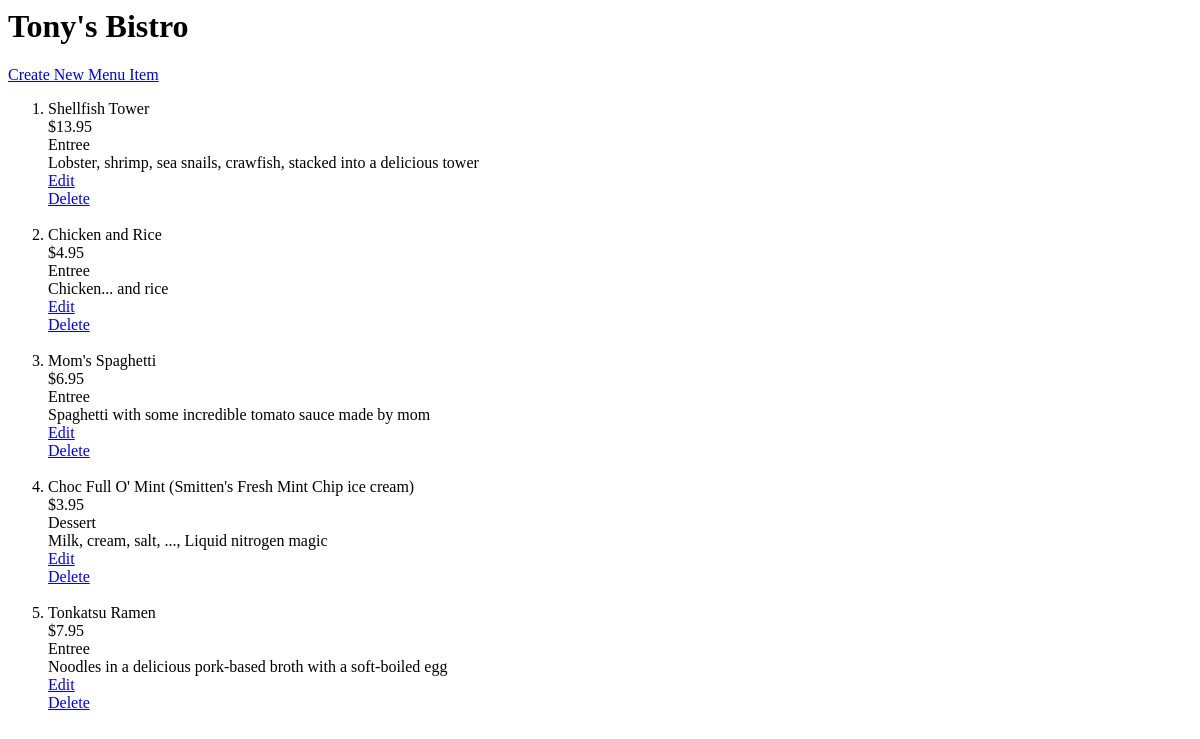
The page /restaurant/6/ on the database as committed earlier.
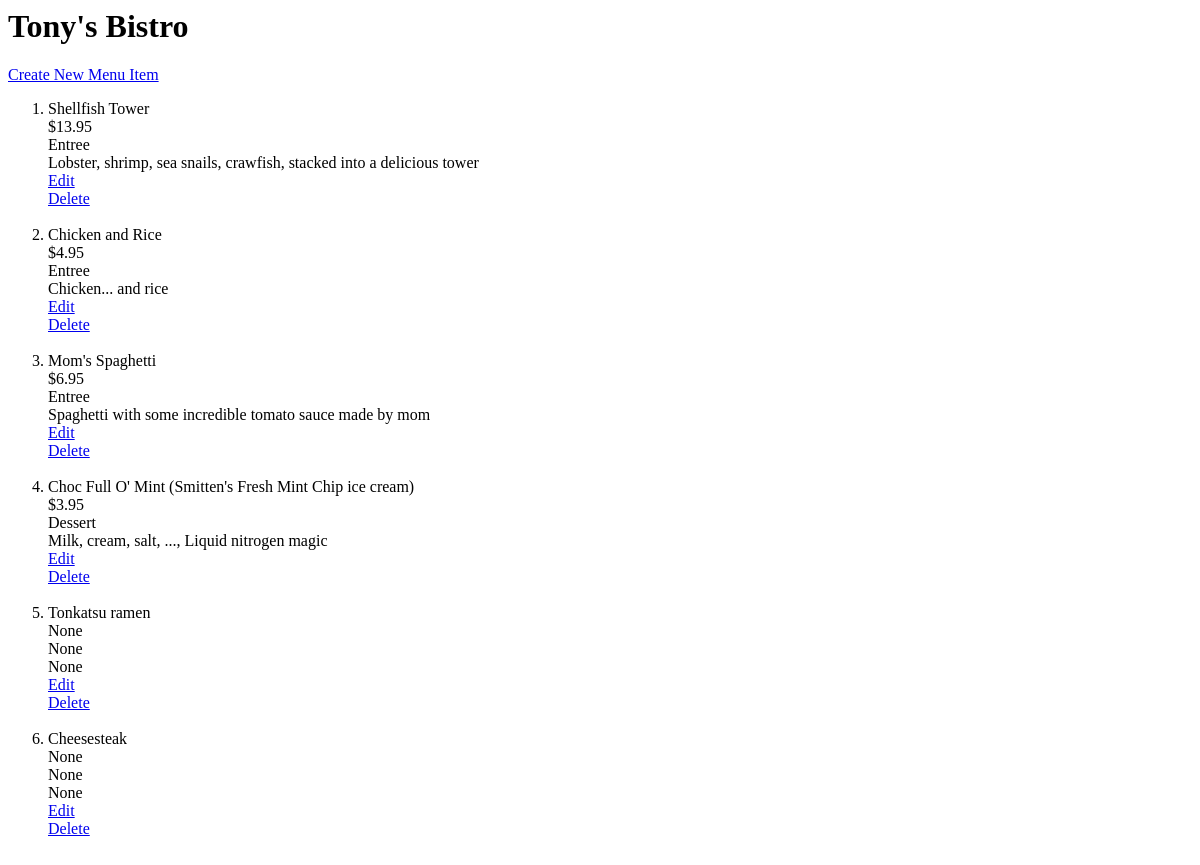
The same page on the database as committed later.
### database_setup.py (models this page shows, shortened)
class Restaurant(Base):
	__tablename__ = 'restaurant'
	id = Column(Integer, primary_key=True)
	name = Column(String(250), nullable=False)

class MenuItem(Base):
	__tablename__ = 'menu_item'
	name = Column(String(80), nullable = False)
	id = Column(Integer, primary_key = True)
	description = Column(String(250))
	price = Column(String(8))
	course = Column(String(250))
	restaurant_id = Column(Integer, ForeignKey('restaurant.id'))
	restaurant = relationship(Restaurant)

### base.py (the view)
@app.route('/restaurant/<int:restaurant_id>/')
def restaurantMenu(restaurant_id):
	restaurant = session.query(Restaurant).filter_by(id = restaurant_id).one()
	items = session.query(MenuItem).filter_by(restaurant_id=restaurant.id)
	return render_template('menu.html', restaurant=restaurant, items=items)

### templates/menu.html (shortened to what this page needs)
<html>
<head>
</head>
<body>
	<h1>{{ restaurant.name }}</h1>
	<a href="{{url_for('newMenuItem', restaurant_id= restaurant.id)}}">Create New Menu Item</a>
<ol>
	{% for i in items %}
	<li>{{ i.name }}</li>
	{{i.price}}
	{{i.course}}
	{{i.description}}
	<a href="{{url_for('editMenuItem', restaurant_id=restaurant.id, menu_id=i.id)}}">Edit</a>
	<a href="{{url_for('deleteMenuItem', restaurant_id=restaurant.id, menu_id=i.id)}}">Delete</a>
	{% endfor %}
</ol>
</body>
</html>

Rows that differ between the two databases and show on the page:
removed MenuItem: name "Tonkatsu Ramen", price "$7.95", course "Entree", description "Noodles in a delicious pork-based broth with a soft-boiled egg"
added MenuItem: name "Tonkatsu ramen", price "None", course "None", description "None"
added MenuItem: name "Cheesesteak", price "None", course "None", description "None"
